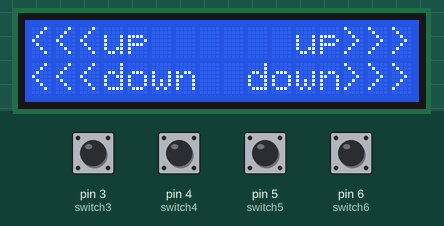
A sketch run on a simulated Arduino Uno, built with avr-gcc and run on an emulated ATmega328P. Shown: 16×2 character LCD. The inputs (shaded band) are chosen by the test bench; at power-on: pin 3 (switch3), pin 4 (switch4), pin 5 (switch5), pin 6 (switch6) LOW. At 19.0 s the program stops and its outputs stay as they are.

Above: at 2.1 s.
At 7.0 s:
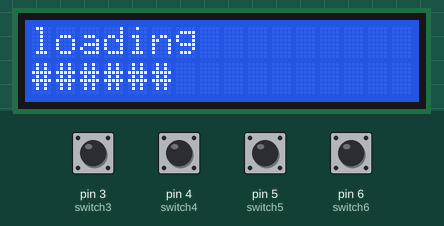
7.1 s: pin 3 (switch3) pulled HIGH for 3.2 s
At 14.7 s:
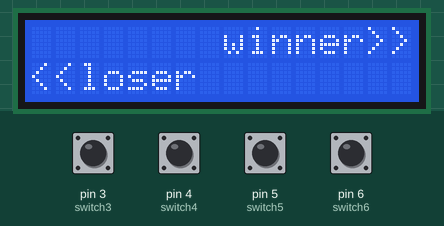
At 19.8 s:
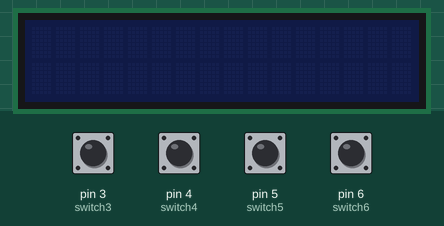
Timing chart, 0 to 20.5 s (numbered marks = the images above; inputs shaded):
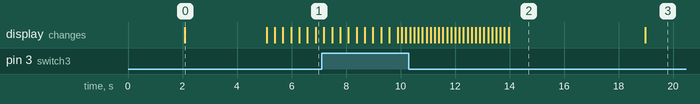

The sketch:

ping_pong_game.ino
```cpp
#include<LiquidCrystal.h>
LiquidCrystal lcd(7,9,10,11,12,13);
byte updot[8]={
  B01110,
  B11111,
  B11111,
  B01110,
  B00000,
  B00000,
  B00000,
  B00000
};
byte downdot[8]={
  B00000,
  B00000,
  B00000,
  B00000,
  B01110,
  B11111,
  B11111,
  B01110
};
byte right[8]={
  B11000,
  B11000,
  B11000,
  B11000,
  B11000,
  B11000,
  B11000,
  B11000
};

byte left[8]={
  B00011,
  B00011,
  B00011,
  B00011,
  B00011,
  B00011,
  B00011,
  B00011
};


# define switch3 3
# define switch4 4
# define switch5 5
# define switch6 6

void setup()
{
  pinMode(switch3,INPUT);
  pinMode(switch4,INPUT);
  pinMode(switch5,INPUT);
  pinMode(switch6,INPUT);
  lcd.createChar(1,updot);
  lcd.createChar(2,downdot);
  lcd.createChar(3,left);
  lcd.createChar(4,left);
  lcd.createChar(5,right);
  lcd.createChar(6,right);
  lcd.begin(16,2);
}

int changep(int p)
{
  if(p==1)
   return 2;
  else if(p==2)
   return 1;
}

void loop()
{
  int p=1,c=1,r=0,h=6,v=2,t=150;

  lcd.setCursor(0,0);
  lcd.print("welcome to      ");
  lcd.setCursor(0,1);
  lcd.print("ping  pong  game");
  delay(2000);


  lcd.setCursor(0,0);
  lcd.print("<<<up      up>>>");
  lcd.setCursor(0,1);
  lcd.print("<<<down  down>>>");
  delay(3000);


  lcd.setCursor(0,0);
  lcd.print("                ");
  lcd.setCursor(0,1);
  lcd.print("                ");
  lcd.setCursor(0,0);
  lcd.print("loading");
  for(int i=0;i<16;i++)
  {
    delay(300);
    lcd.setCursor(i,1);
    lcd.print("#");
  }
  lcd.setCursor(0,0);
  lcd.print("enter up  button");
  lcd.setCursor(0,1);
  lcd.print("to start game   ");
  int start_input = digitalRead(switch3)==HIGH || digitalRead(switch5)==HIGH;
  while(!start_input)
  {
    start_input = digitalRead(switch3)==HIGH || digitalRead(switch5)==HIGH;
  }
  lcd.setCursor(0,0);
  lcd.print("                ");
  lcd.setCursor(0,1);
  lcd.print("                ");
  lcd.setCursor(0,0);
  lcd.write(byte(3));
  lcd.setCursor(15,0);
  lcd.write(byte(5));
  int posleft=1,posright=1;
  while(true)
  {
    lcd.setCursor(c,r);
    lcd.write(byte(p));
    int input_button1 = digitalRead(switch3)==HIGH && digitalRead(switch4)==LOW;
    int input_button2 = digitalRead(switch3)==LOW && digitalRead(switch4)==HIGH;
    int input_button3 = digitalRead(switch5)==HIGH && digitalRead(switch6)==LOW;
    int input_button4 = digitalRead(switch5)==LOW && digitalRead(switch6)==HIGH;
    delay(t);
    if(input_button1)
    {
      lcd.setCursor(0,1);
      lcd.print(" ");
      lcd.setCursor(0,0);
      lcd.write(byte(3));
      posleft=1;
    }
    else if(input_button2)
    {
      lcd.setCursor(0,0);
      lcd.print(" ");
      lcd.setCursor(0,1);
      lcd.write(byte(4));
      posleft=2;
    }
    if(input_button3)
    {
      lcd.setCursor(15,1);
      lcd.print(" ");
      lcd.setCursor(15,0);
      lcd.write(byte(5));
      posright=1;
    }
    else if(input_button4)
    {
      lcd.setCursor(15,0);
      lcd.print(" ");
      lcd.setCursor(15,1);
      lcd.write(byte(6));
      posright=2;
    }
    lcd.setCursor(c,r);
    lcd.print(" ");
    if((p==2 && r==0 && c>=2 && c<=13) || ( p==1 && r==1 && c>=2 && c<=13))
    {
      if(v==8 && h==6)
      {
        p=changep(p);
        if(r==0)
        {
          c++;
        }
        else if(r==1)
        {
          c++;r--;
        }
      }
      else if(v==2 && h==6)
      {
        p=changep(p);
        if(r==0)
        {
          r++;c++;
        }
        else if(r==1)
        {
          c++;
        }
      }
      else if(v==8 && h==4)
      {
        p=changep(p);
        if(r==0)
        {
          c--;
        }
        else if(r==1)
        {
          c--;r--;
        }
      }
      else if(v==2 && h==4)
      {
        p=changep(p);
        if(r==0)
        {
          r++;c--;
        }
        else if(r==1)
        {
          c--;
        }
      }
    }


    else if(p==1 && r==0 && c>=2 && c<=13)
    {
      if(v==8 && h==6)
      {
        p=changep(p);
        c++;v=2;
      }
      else if(v==2 && h==6)
      {
        p=changep(p);
        c++;
      }
      else if(v==8 && h==4)
      {
        p=changep(p);
        c--;v=2;
      }
      else if(v==2 && h==4)
      {
        p=changep(p);
        c--;
      }
    }
    else if(p==2 && r==1 && c>=2 && c<=13)
    {
      if(v==8 && h==6)
      {
        p=changep(p);
        c++;
      }
      else if(v==2 && h==6)
      {
        p=changep(p);
        c++;v=8;
      }
      else if(v==8 && h==4)
      {
        p=changep(p);
        c--;
      }
      else if(v==2 && h==4)
      {
        p=changep(p);
        c--;v=8;
      }
    }


    else if(c==1)
    {
      if(posleft==1 && r==0)
      {
        if(p==1)
        {
          c++;p=changep(p);h=6;v=2;
        }
        else if(p==2)
        {
          if(v==2 &&h==4)
          {
            h=6;r++;c++;p=changep(p);
          }
          else if(v==8 && h==4)
          {
            h=6;c++;p=changep(p);
          }
        }
      }
      else if(posleft==2 &&r==1)
      {
        if(p==1)
        {
          if(v==2 && h==4)
          {
            h=6;c++;p=changep(p);
          }
          else if(v==8 && h==4)
          {
            h=6;c++;r--;p=changep(p);
          }
        }
        else if(p==2)
        {
          c--;p=changep(p);h=6;v=8;
        }
      }
      else if(posleft==1 && r==1)
      {
        lcd.setCursor(0,1);
        lcd.print("<<loser         ");
        lcd.setCursor(0,0);
        lcd.print("        winner>>");
        delay(5000);
        lcd.setCursor(0,0);
        lcd.print("enter reset     ");
        lcd.setCursor(0,1);
        lcd.print("buton of arduino");
        exit(1);
      }
      else if(posleft==2 && r==0)
      {
        lcd.setCursor(0,1);
        lcd.print("<<loser         ");
        lcd.setCursor(0,0);
        lcd.print("        winner>>");
        delay(5000);
        lcd.setCursor(0,0);
        lcd.print("enter reset     ");
        lcd.setCursor(0,1);
        lcd.print("buton of arduino");
        exit(1);
      }
    }
    else if(c==14)
    {
      if(posright==1 &&r==0)
      {
        if(p==1)
        {
          c--;p=changep(p);h=4;v=2;
        }
        else if(p==2)
        {
          if(v==2 &&h==6)
          {
            h=4;r++;c--;p=changep(p);
          }
          else if(v==8 && h==6)
          {
            h=4;c--;p=changep(p);
          }
        }
      }
      else if(posright==2 &&r==1)
      {
        if(p==1)
        {
          if(v==2 && h==6)
          {
            h=4;c--;p=changep(p);
          }
          else if(v==8 && h==6)
          {
            h=4;c--;r--;p=changep(p);
          }
        }
        else if(p==2)
        {
          c--;p=changep(p);h=4;v=8;
        }
      }
      else if(posright==1 && r==1)
      {
        lcd.setCursor(0,1);
        lcd.print("         loser>>");
        lcd.setCursor(0,0);
        lcd.print("<<winner        ");
        delay(5000);
        lcd.setCursor(0,0);
        lcd.print("enter reset     ");
        lcd.setCursor(0,1);
        lcd.print("buton of arduino");
        exit(1);
      }
      else if(posright==2 && r==0)
      {
        lcd.setCursor(0,1);
        lcd.print("         loser>>");
        lcd.setCursor(0,0);
        lcd.print("<<winner        ");
        delay(5000);
        lcd.setCursor(0,0);
        lcd.print("enter reset     ");
        lcd.setCursor(0,1);
        lcd.print("buton of arduino");
        exit(1);
      }
    }

  }
  }
```

Measured:
- after the input at 7.1 s, the display: first differs from a run without the input after 2.8 s (image 2 shows a later state)
- what the display in image 0 shows lasts 3.0 s, from 2.1 s to 5.1 s
- what the display in image 2 shows lasts 5.0 s, from 14.0 s to 19.0 s
